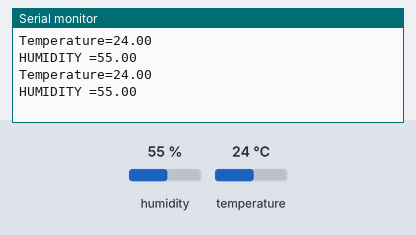
This sketch was run on a simulated Arduino Uno, built with avr-gcc and run on an emulated ATmega328P. Parts: the last lines printed to the serial monitor. Inputs (shaded band) come from the test bench; at power-on: humidity 55 %, temperature 24 °C.

Above: at 2.3 s.
2.4 s: humidity set to 22 %
At 3.6 s:
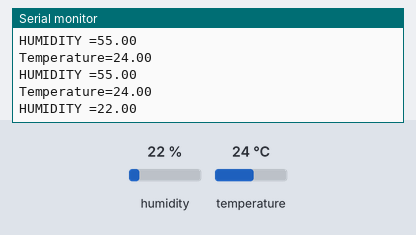
4.5 s: temperature set to 12 °C
At 5.6 s:
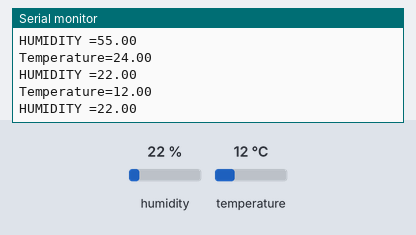
6.6 s: humidity set to 40 %
At 8.5 s:
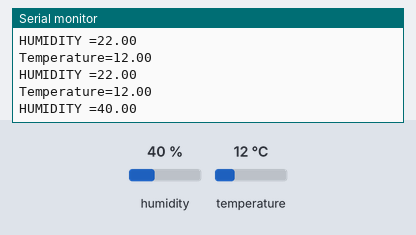
Timing chart, 0 to 10.0 s (numbered marks = the images above; inputs shaded):
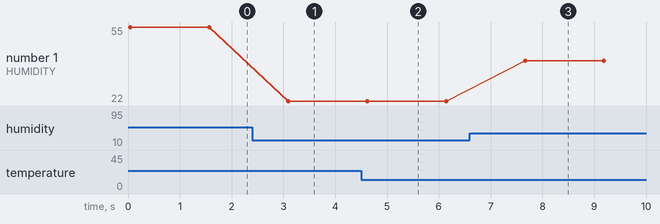

Measured:
- after the input at 2.4 s, the serial monitor: prints a new line after 0.69 s (image 1)
- after the input at 4.5 s, the serial monitor: prints a new line after 0.10 s (image 2)
- after the input at 6.6 s, the serial monitor: prints a new line after 1.1 s (image 3)
- plotted number 1: 55 → 22 after the input at 2.4 s, 22 → 40 after the input at 6.6 s

The sketch:

DHT_humidity.ino
```cpp
int chk;
float temp;
float humidity;

#include <dht.h>
dht DHT;
#define DHTPIN 8


void setup() {
 Serial.begin(9600);
}

void loop() {
  chk=DHT.read11(DHTPIN);
  temp=DHT.temperature;
  humidity=DHT.humidity;

  Serial.print("Temperature=");
  Serial.println(temp);

  Serial.print("HUMIDITY =");
  Serial.println(humidity);
   delay(1500);


}
```
